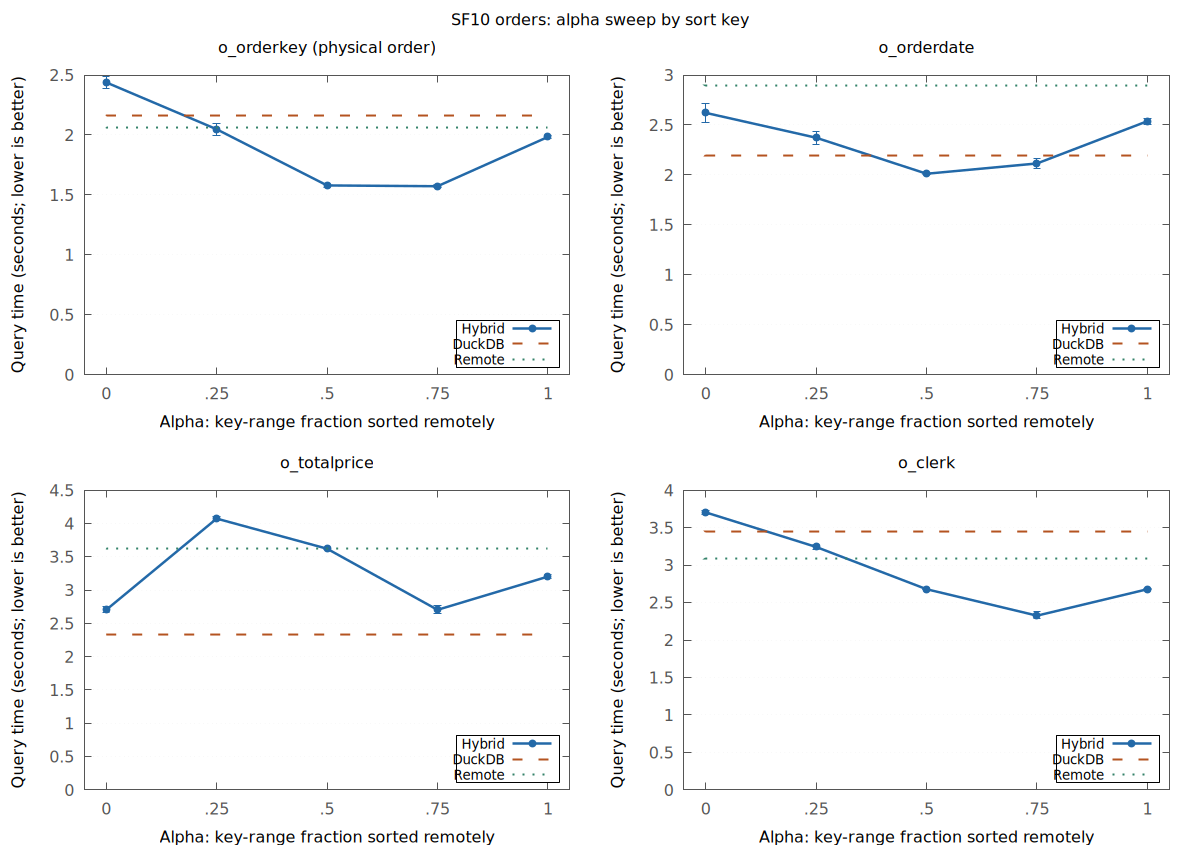

Generate this figure with gnuplot:
set terminal svg size 1200,850 dynamic noenhanced font 'DejaVu Sans,12' background rgb 'white'
set output 'alpha_sweep.svg'
set multiplot layout 2,2 rowsfirst title 'SF10 orders: alpha sweep by sort key'
set datafile separator "\t"
set grid ytics lc rgb '#dddddd'
set border lc rgb '#555555'
set xrange [-0.05:1.05]
set yrange [0:*]
set xtics ('0' 0, '.25' .25, '.5' .5, '.75' .75, '1' 1)
set xlabel 'Alpha: key-range fraction sorted remotely'
set ylabel 'Query time (seconds; lower is better)'
set key bottom right opaque box spacing 1.0 font 'DejaVu Sans,10'
set style line 1 lc rgb '#2369a8' lw 2.5 pt 7 ps 0.9
set style line 2 lc rgb '#b45320' lw 2 dt 2
set style line 3 lc rgb '#338269' lw 2 dt 3
set title 'o_orderkey (physical order)'
plot 'alpha_orderkey.tsv' using 1:2:3:4 with yerrorbars lc rgb '#2369a8' pt 7 notitle, \
     'alpha_orderkey.tsv' using 1:2 with linespoints ls 1 title 'Hybrid', \
     'alpha_orderkey.tsv' using 1:5 with lines ls 2 title 'DuckDB', \
     'alpha_orderkey.tsv' using 1:6 with lines ls 3 title 'Remote'
set title 'o_orderdate'
plot 'alpha_orderdate.tsv' using 1:2:3:4 with yerrorbars lc rgb '#2369a8' pt 7 notitle, \
     'alpha_orderdate.tsv' using 1:2 with linespoints ls 1 title 'Hybrid', \
     'alpha_orderdate.tsv' using 1:5 with lines ls 2 title 'DuckDB', \
     'alpha_orderdate.tsv' using 1:6 with lines ls 3 title 'Remote'
set title 'o_totalprice'
plot 'alpha_totalprice.tsv' using 1:2:3:4 with yerrorbars lc rgb '#2369a8' pt 7 notitle, \
     'alpha_totalprice.tsv' using 1:2 with linespoints ls 1 title 'Hybrid', \
     'alpha_totalprice.tsv' using 1:5 with lines ls 2 title 'DuckDB', \
     'alpha_totalprice.tsv' using 1:6 with lines ls 3 title 'Remote'
set title 'o_clerk'
plot 'alpha_clerk.tsv' using 1:2:3:4 with yerrorbars lc rgb '#2369a8' pt 7 notitle, \
     'alpha_clerk.tsv' using 1:2 with linespoints ls 1 title 'Hybrid', \
     'alpha_clerk.tsv' using 1:5 with lines ls 2 title 'DuckDB', \
     'alpha_clerk.tsv' using 1:6 with lines ls 3 title 'Remote'
unset multiplot
